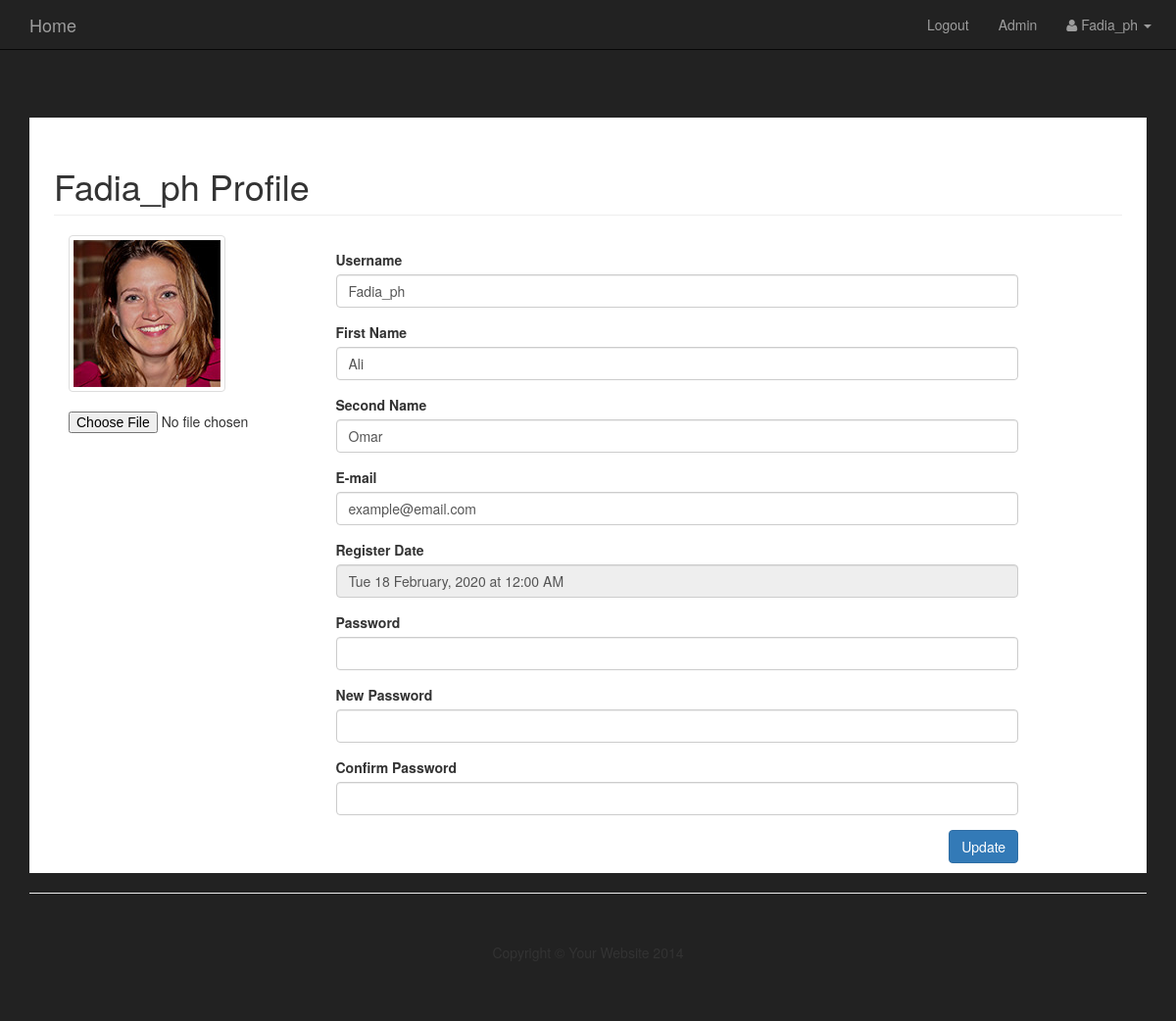
The app's page /profile.php (signed in) with its own data.
### tables this page shows
CREATE TABLE `users` (
  `user_id` int NOT NULL,
  `username` varchar(255) NOT NULL,
  `password` varchar(255) NOT NULL,
  `password_hash` varchar(255) NOT NULL,
  `first_name` varchar(255) NOT NULL,
  `second_name` varchar(255) NOT NULL,
  `photo_name` varchar(255) NOT NULL,
  `user_email` varchar(255) NOT NULL,
  `user_register_date` datetime NOT NULL,
  `user_role` varchar(255) NOT NULL DEFAULT 'subscriber'
);

### admin/includes/classes/db_object.php (called while the page is built, shortened)
 <?php
abstract class DB_object{
        protected $photo_name = "";
        protected $placeholder_photo = "";
        protected $upload_dir = "";
        protected static function instantiation($record){
            $obj = new $called_class;
            foreach($record as $attribute => $value)
            {
                if($obj->has_attribute($attribute)){
                    $obj->$attribute = $value;
                }
            }
            return $obj;
        }
        private function has_attribute($attr){
            $obj_properties = get_object_vars($this);
            return array_key_exists($attr, $obj_properties);
        }
        public static function find_byID($obj_id){
            $id = static::$db_table_fields[0];
            $obj_found = static::makeQuery("SELECT * FROM ". static::$db_table ." WHERE {$id} = $obj_id");
            return !empty($obj_found) ? array_shift($obj_found) : false;
        }
        protected static function makeQuery($sql){
            global $db;
            $obj_arr = array();
            $q_result = $db->query($sql);
            while($row = mysqli_fetch_assoc($q_result))
            {
                $obj_arr[] = static::instantiation($row);
            }
            return $obj_arr;
        }
        public function photo_path(){
            return !empty($this->photo_name) ? $this -> upload_dir . DS . $this -> photo_name : $this->upload_dir . DS . $this->placeholder_photo;
        }
    }
?>

### admin/includes/classes/database.php (called while the page is built, shortened)
<?php
    class Database implements Database_interface{
        private static $instance = NULL;
        private $connection;
        public function open_connection_db(){
            $this->connection = new mysqli(DB_HOST,DB_USER,DB_PASS,DB_NAME);
        }
        public static function get_instance(){
            if(!self::$instance)
                self::$instance = new Database();
            return self::$instance;
        }
        public function query($sql){
            $q_result = $this->connection->query($sql);
            return $q_result;
        }
    }
    $db = Database::get_instance();
?>

### admin/includes/classes/user.php (called while the page is built, shortened)
<?php
    class User extends DB_object implements User_interface{
        function __construct(){
            $this->upload_dir = "images";
        }
        public function __get($property){
            if(property_exists($this, $property))
                return $this->$property;
            else
                $this->errors[] =  "Failed to get $property!";
        }
    }
?>

### admin/includes/functions.php (called while the page is built, shortened)
<?php
function format_date_time($date_time){
    $Day_nr = date('d', strtotime($date_time));
    $Day_name = date('D', strtotime($date_time));
    $Month = date('F', strtotime($date_time));
    $Year = date('Y', strtotime($date_time));
    $hour = date('h', strtotime($date_time));
    $minute = date('i', strtotime($date_time));
    $_12Sys = date('A', strtotime($date_time));
    return "$Day_name $Day_nr $Month, $Year at $hour:$minute $_12Sys";
}
?>

### profile.php (the view, shortened to what this page needs)
<?php require_once("includes/header.php"); ?>
<?php
    $username = "";
    $first_name = "";
    $second_name = "";
    $user_email = "";
    $user_register_date = "";
    if(isset($_SESSION['user_id']) && !empty($_SESSION['user_id'])){
        $user = User::find_byID($_SESSION['user_id']);
        $username = $user->username;
        $first_name = $user->first_name;
        $second_name = $user->second_name;
        $user_email = $user->user_email;
        $user_register_date = format_date_time($user->user_register_date);
    }else
        redirect("index.php");
?>
<div id="page-wrapper">
    <div class="container-fluid">
        <div class="row">
            <div class="col-lg-12">
                <h1 class="page-header">
                    <? echo $_SESSION['username'] ?> Profile
                </h1>
                <form action="" enctype="multipart/form-data" method="post">
                    <div class="col-md-3">
                        <div class="form-group">
                                <img class="thumbnail" src="admin/<? echo $user -> photo_path(); ?>" alt="Gallery Image">
                            <input type="file" name="file_upload" >
                        </div>
                    </div>
                    <div class="col-md-8">
                        <div class="form-group">
                           <label for="username">Username</label>
                            <input type="text" name="username" value="<? echo $username; ?>" class="form-control">
                        </div>
                        <div class="form-group">
                           <label for="first_name">First Name</label>
                            <input type="text" name="first_name" value="<? echo $first_name; ?>" class="form-control">
                        </div>
                        <div class="form-group">
                           <label for="second_name">Second Name</label>
                            <input type="text" name="second_name" value="<? echo $second_name; ?>" class="form-control">
                        </div>
                         <div class="form-group">
                           <label for="user_email">E-mail</label>
                            <input type="text" name="user_email" value="<? echo $user_email; ?>" class="form-control">
                        </div>
                        <div class="form-group">
                            <label for="">   Register Date </label>
                            <input  value="<?php echo $user_register_date; ?>" type="text" class="form-control" name="user_register_date" readonly>
                        </div>
                        <div class="form-group">
                           <label for="alternate_text">Password</label>
                            <input type="password" name="password"  class="form-control">
                        </div>
                        <div class="form-group">
                           <label for="alternate_text">New Password</label>
                            <input type="password" name="new_password"  class="form-control">
                        </div>
                        <div class="form-group">
                           <label for="alternate_text">Confirm Password</label>
                            <input type="password" name="confirm_password"  class="form-control">
                        </div>
                        <div class="from-group pull-right ">
                                <input type="submit" name="update" value="Update" class="btn btn-primary">
                        </div>
                    </div>
                </form>
            </div>
        </div>
    </div>
</div>
<?php include("includes/footer.php"); ?>

### admin/css/sb-admin.css (style rules this page uses)
body { margin-top: 100px; background-color: #222; }
@media (min-width:768px) { body { margin-top: 50px; } }
#page-wrapper { width: 100%; padding: 0; background-color: #fff; }
@media (min-width:768px) { #page-wrapper { padding: 10px; } }

### css/blog-home.css (style rules this page uses)
body { padding-top: 70px; }

### records on screen
users: photo_name (picture), username "Fadia_ph", first_name "Ali", second_name "Omar", user_email "example@email.com", user_register_date "Tue 18 February, 2020 at 12:00 AM"

### other values on screen
$_SESSION['username'] "Fadia_ph"
